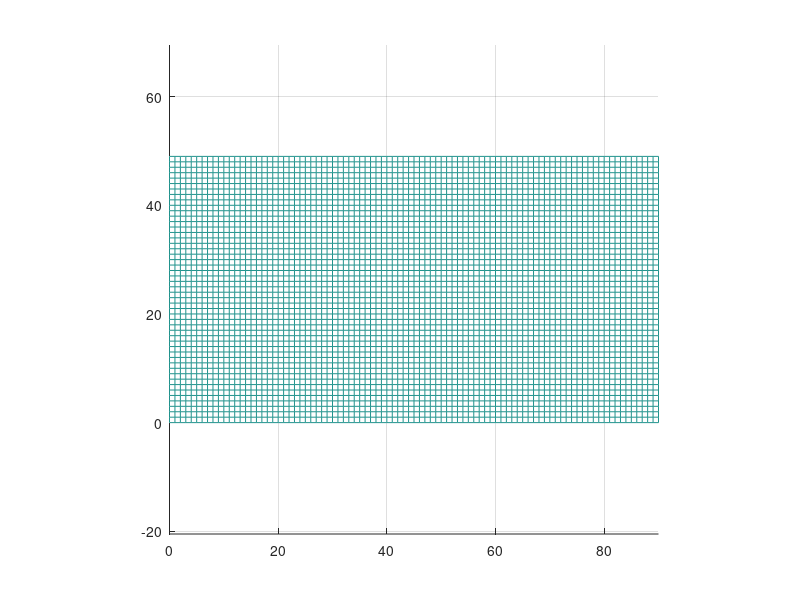

The MATLAB script that drew this image: (Note: this script raises an error after producing the figure.)

close all
clc

%==========================================================================
% INPUTS
%==========================================================================
% MBB Beam and Bracket example
% nelx = 120; %Number of elements in x direction
% nely = 40; % Number of elements in y direciton
% volfrac = 0.5; %Volume fraction
qua=1;
% %Phone Stand Example
nelx = 90*qua; %Number of elements in x direction
nely = 49*qua; % Number of elements in y direciton
volfrac = 0.10; %Volume fraction

% Other Inputs (can be the same)
penal = 3; %penalizaiton constant
rmin = 1.5; % filter radius
ft = 3; % filter type %density filtering alone if ft=1, 
% whereas ft=2 or ft=3 also allows the projection (1), 
% with eta and beta as parameters.
ftBC = 'N'; % filter boundary conditions 
%(’N’ for zero- Neumann or ’D’ for zero-Dirichlect)
eta = 1; %filter 2 parameter
beta=1; %filter 3 parameter
move=0.3; % step size to update design variables
maxit=500; % maximum number of iterations

%Figure of domain
figure (1);
% xPhys = ones(nely*nelx,1); %xPhys(2:2:end,:) = 0.5;
% colormap( gray ); imagesc( 1 - reshape( xPhys, nely, nelx ) );
% caxis([0 1]); axis equal on; drawnow;
x = 0:1:nelx;
y = nely:-1:0;
[x,y] = meshgrid(x,y);
z = ones (nely+1,nelx+1);
mesh(x,y,z);
axis equal on;
view(2)

nEl = nelx * nely;        % number of elements
nodeNrs = int32( reshape( 1 : (1 + nelx) * (1 + nely), 1+nely, 1+nelx ) ); %Matrix of node IDs
nDof = ( 1 + nely ) * ( 1 + nelx ) * 2;  %Number of degree of freedoms

%--------------------------------------------------------------------------
% BCs and LCs for the Phone Stand Example solved in the class
%--------------------------------------------------------------------------
%Nodes for boundary conditions
BCnode = nodeNrs(end,:); 
bc = [2*BCnode-1, 2*BCnode]; % 2 DOFs for each node

%Nodes for Forces
Fnode_left =[2251,2252,2302,2303,2353,2354,2405,2406,2456,2457,2508,2559,2560,2611, ...
  2662,2663,2713,2714,2765,2816,2817,2868,2919,2920,2970,2971,3022,3073,3074,3125, ...
  3176,3177,3227,3228,3279,3280,3330,3331,3381,3382,3433,3434,3484,3485,3536,3537,3587,...
  3588,3638,3639];
Fnode_bottom = [3639,3689,3688,3738,3737,3787,3836,3886,3885,3935,3934,3984,4033,4083,4082,4132,4131,4181,4230];
Fnode_right = [4230,4229,4179,4178,4127,4126,4075]; 
%Degree of freedoms
lcDof_left = [2*Fnode_left-1 ];
lcDof_bottom = [ 2*Fnode_bottom-1 ];
lcDof_right = [ 2*Fnode_right ];
lcDof = [lcDof_left lcDof_right lcDof_bottom];


%Force vector
Fm = zeros (nDof,1);
Fm(lcDof,1) = -1;
F = fsparse(Fm);

% F = fsparse( lcDof', 1, -1, [ nDof, 1 ] );




%--------------------------------------------------------------------------
% BCs and LCs for the MBB beam example in the paper
%--------------------------------------------------------------------------
% BCnode = nodeNrs(:,1)' ; 
% bc = [2*BCnode-1 2*nodeNrs( end, end )];
% % bc_old = union( 1 : 2 : 2*( nely + 1 ), 2 * nodeNrs( end, end ) );
% 
% Fnode = 2 * nodeNrs( 1, 1 ); 
% lcDof = 2*Fnode; % DOF to apply load
% F = fsparse( lcDof', 1, -1, [ nDof, 1 ] ); %Load matrix

%--------------------------------------------------------------------------
% BCs and LCs for the bracket example in Autodesk Fusion 360
%--------------------------------------------------------------------------
% One node BC and LC
% BCnode = [36, 1157]; 
% bc = [2*BCnode-1, 2*BCnode]; % 2 DOFs for each node
% Fnode = [6841];
% lcDof = 2*Fnode;
% F = fsparse( lcDof', 1, -1, [ nDof, 1 ] );

% Multiple Load BCs and LC
% BCnode = [34,35,36,37,38, 1155, 1156, 1157, 1158, 1159];
% bc = [2*BCnode-1, 2*BCnode]; % DOFs to fix (2 DOFs for each node)
% Fnode = [6841, 6784, 6727, 6670, 6613, 6556, 6499, 6442, 6385, 6328, ...
%          6271, 6214, 6157, 6100, 6043, 5986, 5929, 5872];
% lcDof = 2*Fnode; % DOF to apply load
% F = fsparse( lcDof', 1, -1, [ nDof, 1 ] ); %Load matrix

%--------------------------------------------------------------------------
% Function call
%--------------------------------------------------------------------------
top99neo_modified(nelx,nely,volfrac,penal,rmin,ft,ftBC,eta,beta,move,maxit, bc, F);

axis on
%set(gca,'YDir','normal')
axis([0 nelx 0 nely])